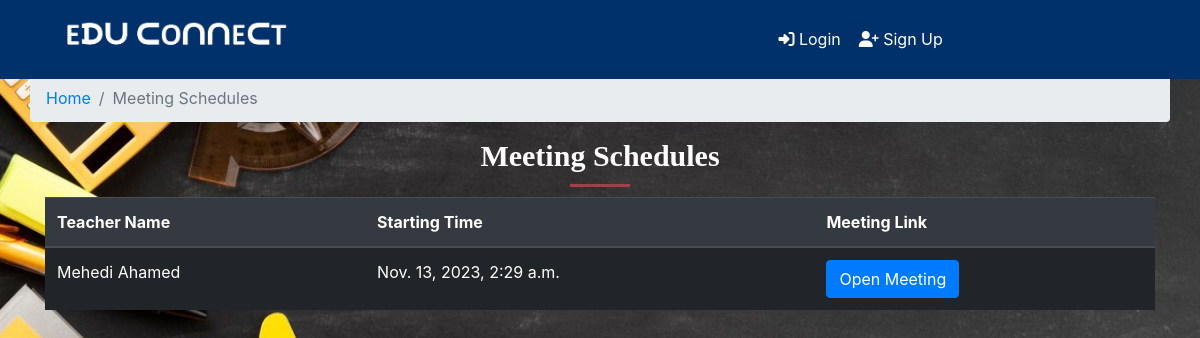
/classroom/meeting_schedule_list/, run on an earlier commit of the app's database.
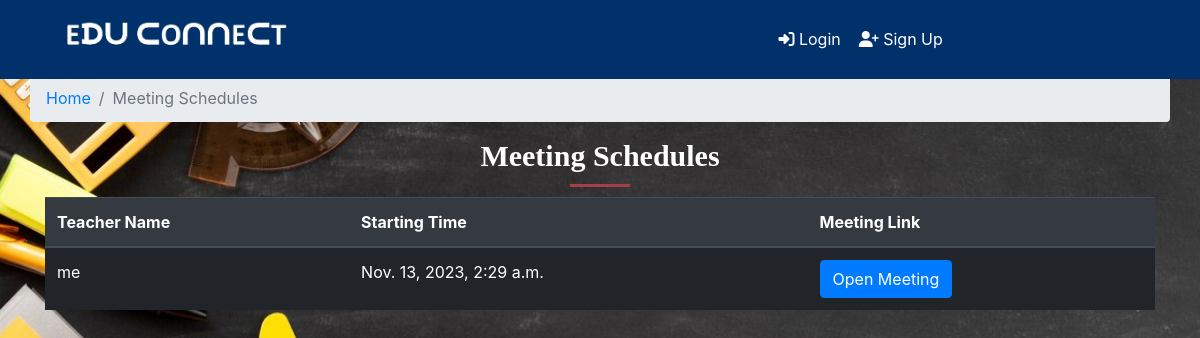
And on a later commit of the database.
### classroom/models.py (models this page shows, shortened)
class MeetLink(models.Model):
    teacher = models.ForeignKey(Teacher, related_name='teacher_meet', on_delete=models.CASCADE)
    students = models.ManyToManyField(Student, related_name='class_meet')
    created_at = models.DateTimeField(auto_now=True)
    message = models.TextField()
    message_html = models.TextField(editable=False)
    class Meta:
        ordering = ['-created_at']
        unique_together = ['teacher', 'message']

class Teacher(models.Model):
    user = models.OneToOneField(User, on_delete=models.CASCADE, primary_key=True, related_name='Teacher')
    name = models.CharField(max_length=250)
    subject_name = models.CharField(max_length=250)
    email = models.EmailField(max_length=254)
    phone = models.IntegerField()
    teacher_profile_pic = models.ImageField(upload_to="classroom/teacher_profile_pic", blank=True)
    class_students = models.ManyToManyField(Student, through="StudentsInClass")
    created_classrooms = models.ManyToManyField(Classroom, related_name='teachers_created', blank=True)

### classroom/views.py (the view)
def meeting_schedule_list(request):
    meeting_schedules = MeetLink.objects.all()
    context = {
        'meeting_schedules': meeting_schedules,
    }
    return render(request, 'classroom/meeting_schedule_list.html', context)

### template/classroom/meeting_schedule_list.html
{% extends "classroom/base.html" %}
{% load static %}
{% block content %}
<div class="container">
    <div class="row">
        <ol class="col-12 breadcrumb">
            <li class="breadcrumb-item"><a href="{% url 'home' %}">Home</a></li>
            <li class="breadcrumb-item active" >Meeting Schedules</li>
        </ol>
    </div>
    <div class="section-heading">
        <h2 style="font-size: 30px;  font-family: 'Comic Sans MS', cursive;">Meeting Schedules</h2>
        <div class="line-dec"></div>
    </div>
    {% if meeting_schedules %}
        <table class="table table-striped">
            <thead class="thead-dark">
                <tr>
                    <th scope="col">Teacher Name</th>
                    <th scope="col">Starting Time</th>
                    <th scope="col">Meeting Link</th>
                </tr>
            </thead>
            <tbody>
                {% for schedule in meeting_schedules %}
                    <tr style="background-color: #212529;">
                        <td style="color: white;">{{ schedule.teacher.name }}</td>
                        <td style="color: white;">{{ schedule.created_at }}</td>
                        <td>
                            <a href="{{ schedule.message }}" target="_blank" class="btn btn-primary">
                                Open Meeting
                            </a>
                        </td>
                    </tr>
                {% endfor %}
            </tbody>
        </table>
    {% else %}
        <h1>No meeting schedules available.</h1>
    {% endif %}
</div>
{% endblock %}

What changed in the data, as far as the page shows it:
changed through a linked row, MeetLink: teacher.name "Mehedi Ahamed" → "me"
